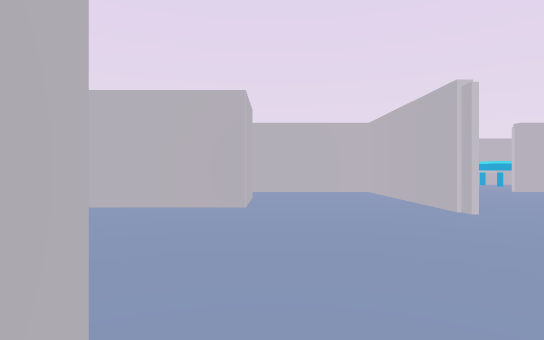
View 1 (above)

17 first-person views from a walk through a scene from a Unity 3-D project. The camera is 1.4 m above the floor, looks level and sees 80° across. The floor is counted in squares, 2 m on a side. Each view is taken from the middle of a square. On the plan, view 1 faces up. The plan holds only what a view shows up to about 10 squares ahead; the rest is blank. The player character is not drawn.

View 2
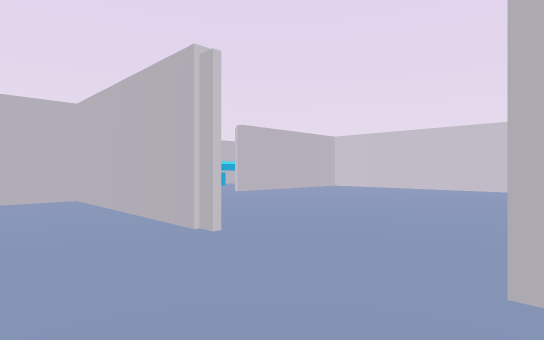

View 3
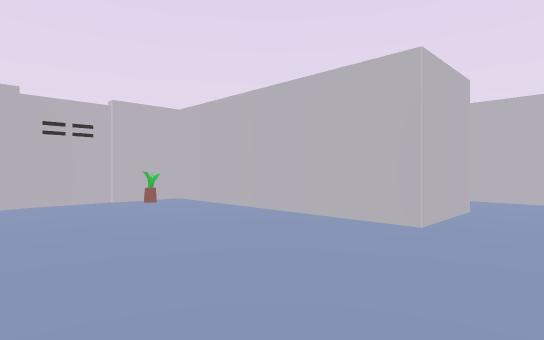

View 4
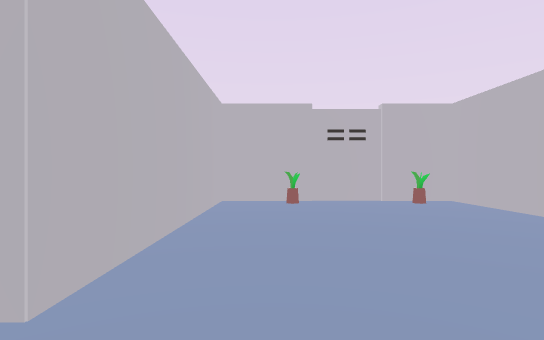

View 5
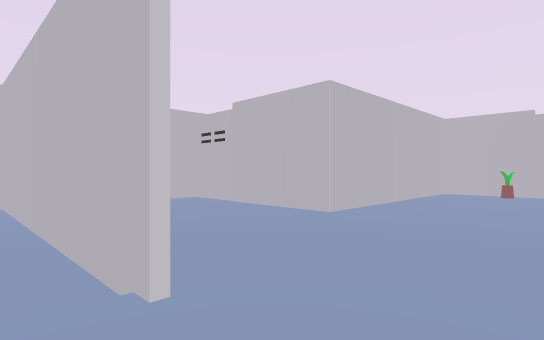

View 6
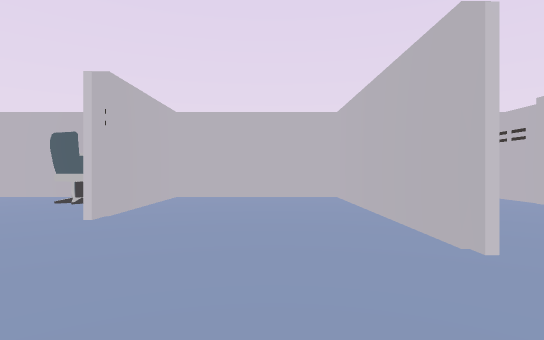

View 7
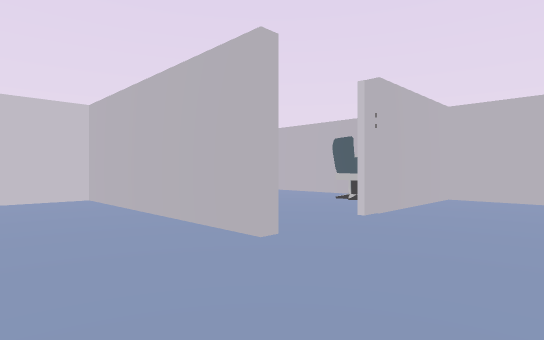

View 8
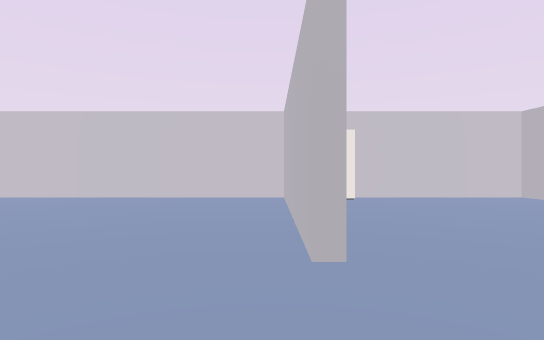

View 9
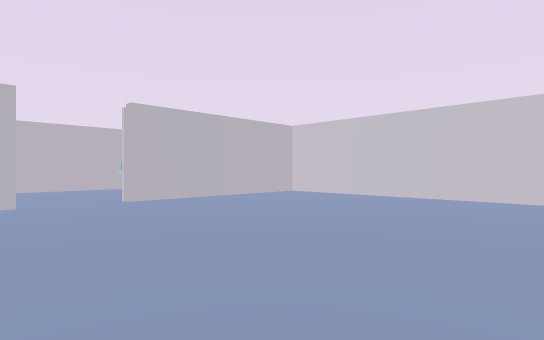

View 10
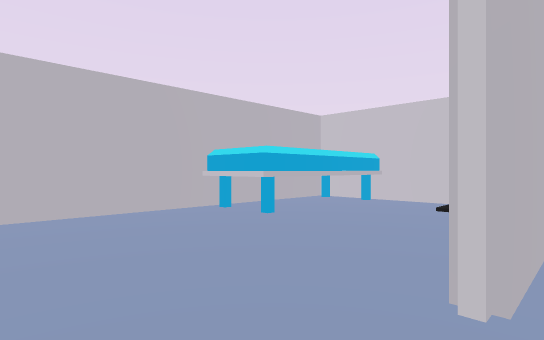

View 11
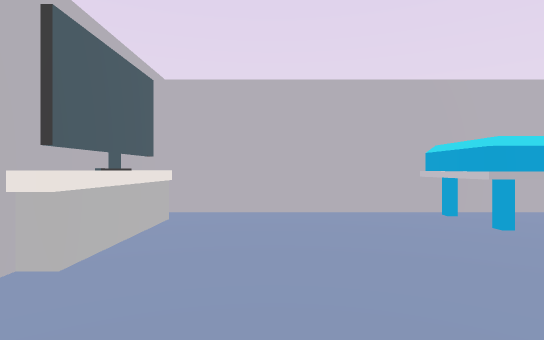

View 12
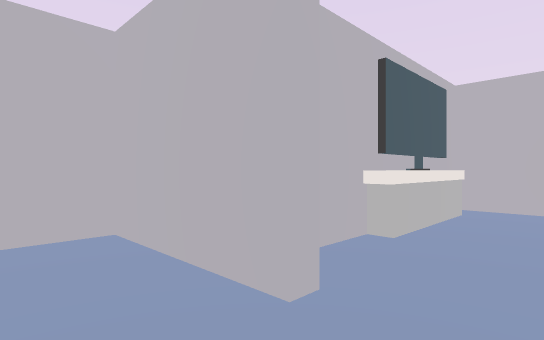

View 13
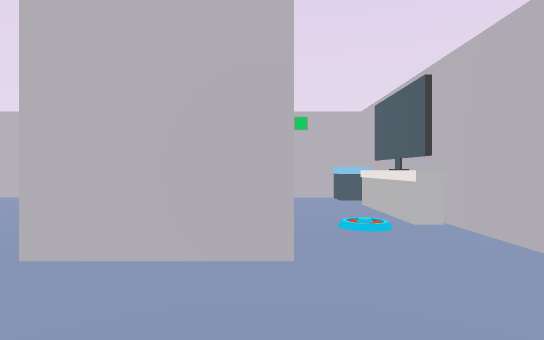

View 14
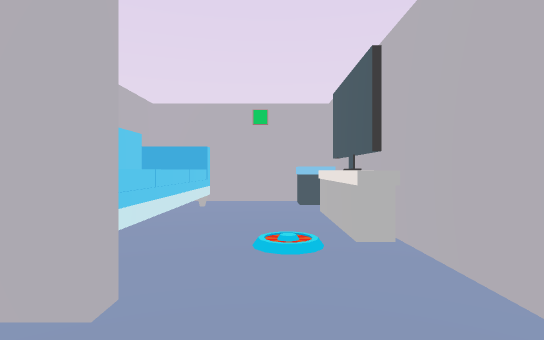

View 15
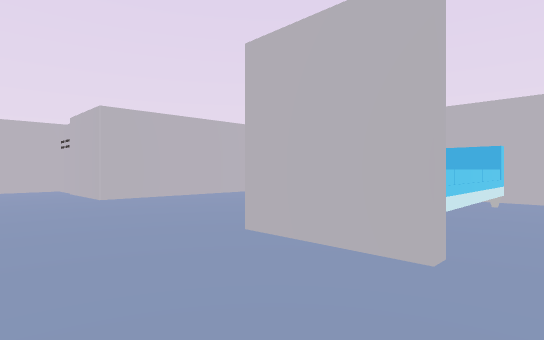

View 16
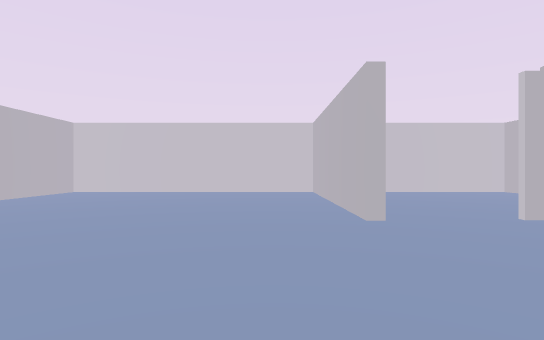

View 17
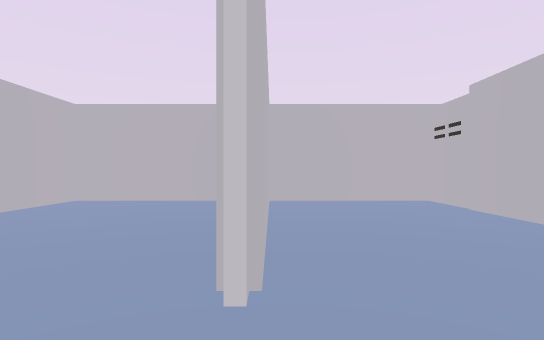

### Floor plan
Points are (right, up) in squares from view 1. A wall is a line through its corners. A room is listed if a view was taken in it or the views show most of it. See-through windows are left out.
Room 1 (views 1, 2, 3, 4, 5, 6, 7, 8, 9, 10, 11, 12, 13, 14, 15, 16, 17)
walls: (3.1, 5) (3.1, 10.3) (-1.5, 10.3); (3.3, 2.4) (3.3, -3.4) (7.5, -3.4) (7.5, 0.5); (7.4, 2.7) (12.4, 2.7); (3.1, -1) (3.1, 2.4); (-0.5, 8.2) (-0.5, 6.1) (-6.3, 6.1) (-6.3, 0.9) (-3.4, 0.9); (-0.5, -0.4) (-0.5, -3.4) (3.1, -3.4); (5.9, 10.3) (3.3, 10.3) (3.3, 9.2); (-5.2, 7.9) (-5.2, 6.5) (-4.1, 6.5); (-5.4, 7.8) (-1.5, 7.8); (-4.4, 10.3) (-5.4, 10.3); (13.3, 2.8) (13.3, 10); (-6.3, 9.2) (-6.3, 7.5); (13, 10.3) (7.6, 10.3)
ways out: opening at (6.5, 10.5); opening at (7, 1)
objects: other object (-6, 2); other object (-6, 5); other object (-6, 10); other object (-4, 10) to (-2, 10); other object (-2, 9); other object (13, 2)

Where each view was taken, in squares from view 1:
view 1: 0 up, 0 right, facing up
view 2: 2 up, 1 right, facing up-right
view 3: 2 up, 1 right, facing up-left
view 4: 2 up, 1 right, facing left
view 5: 4 up, 4 right, facing down-left
view 6: 5 up, 5 right, facing down
view 7: 5 up, 5 right, facing down-right
view 8: 3 up, 5 right, facing right
view 9: 3 up, 5 right, facing up-right
view 10: 10 up, 6 right, facing up-right
view 11: 10 up, 7 right, facing up
view 12: 9 up, 7 right, facing up-left
view 13: 8 up, 2 right, facing left
view 14: 9 up, 1 right, facing left
view 15: 9 up, 2 right, facing down-left
view 16: 4 up, 3 right, facing right
view 17: 4 up, 3 right, facing down
